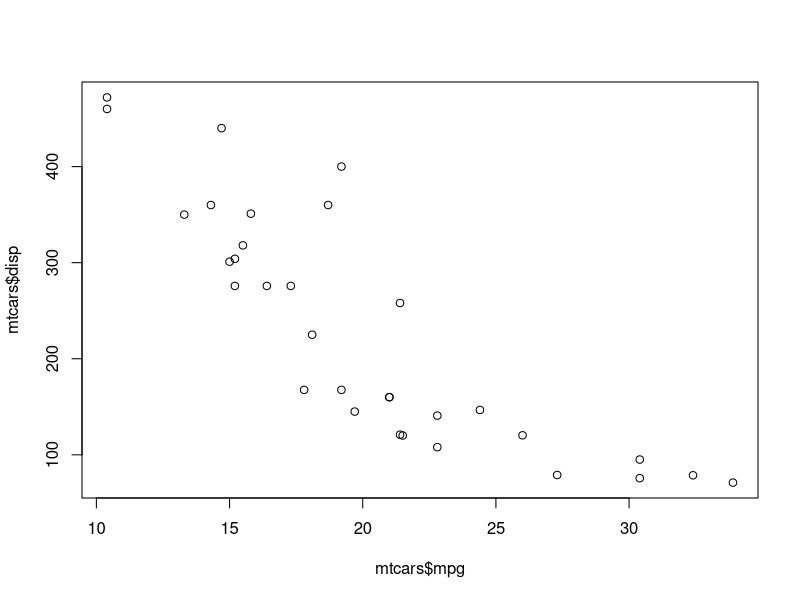
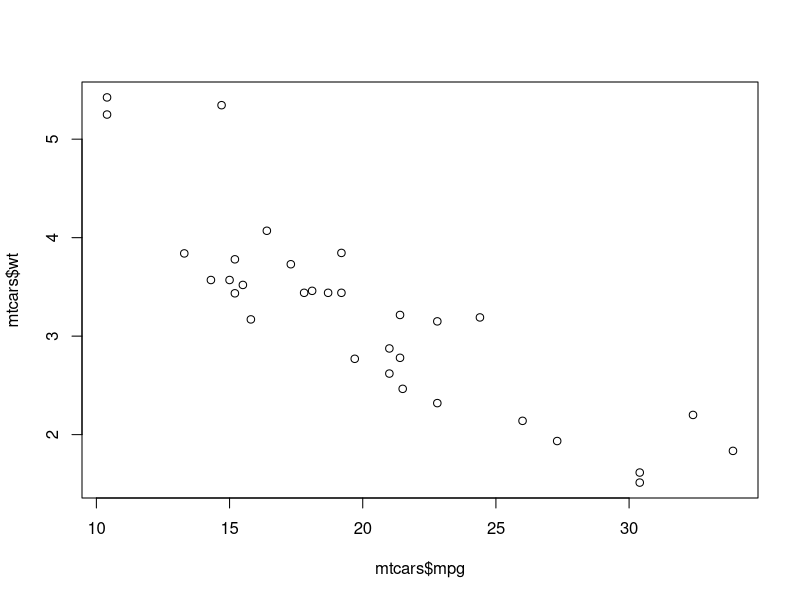
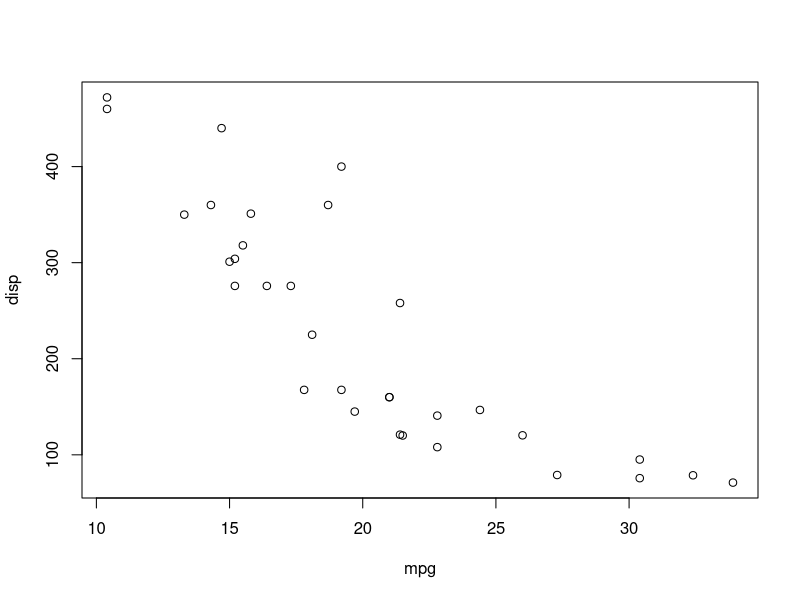
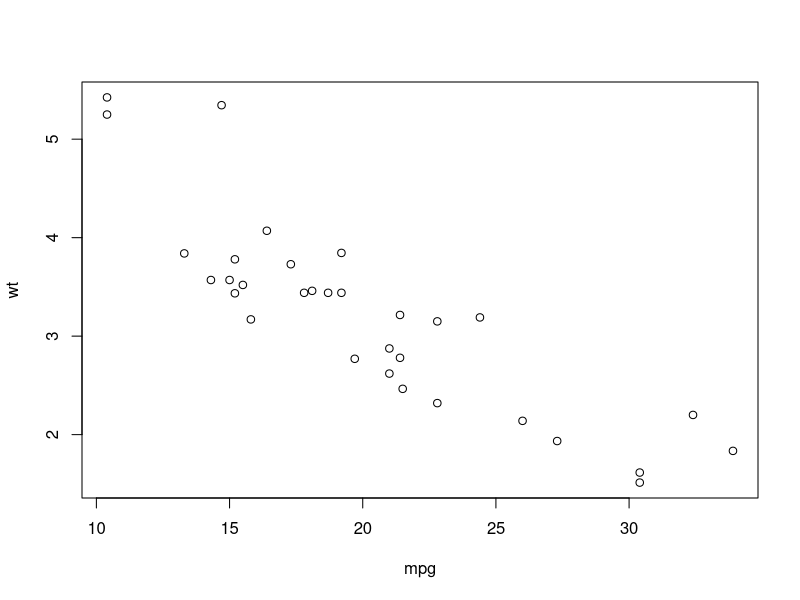
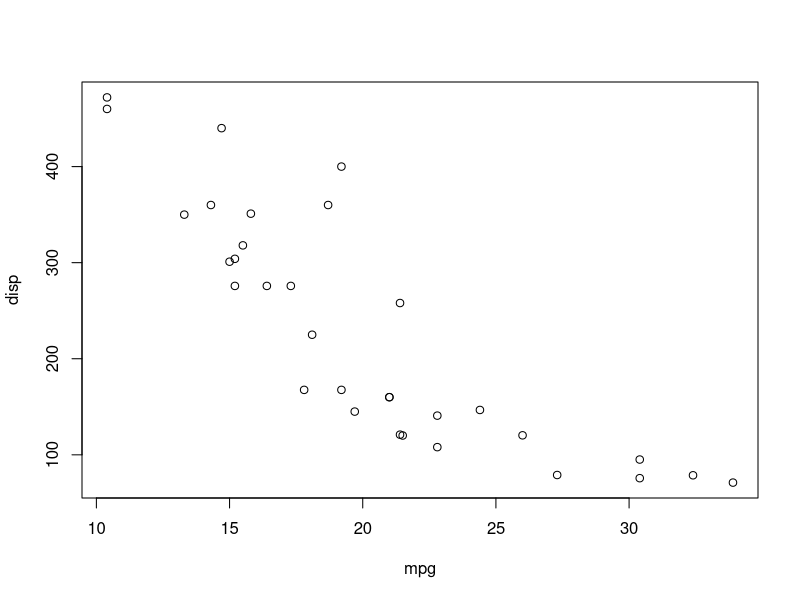
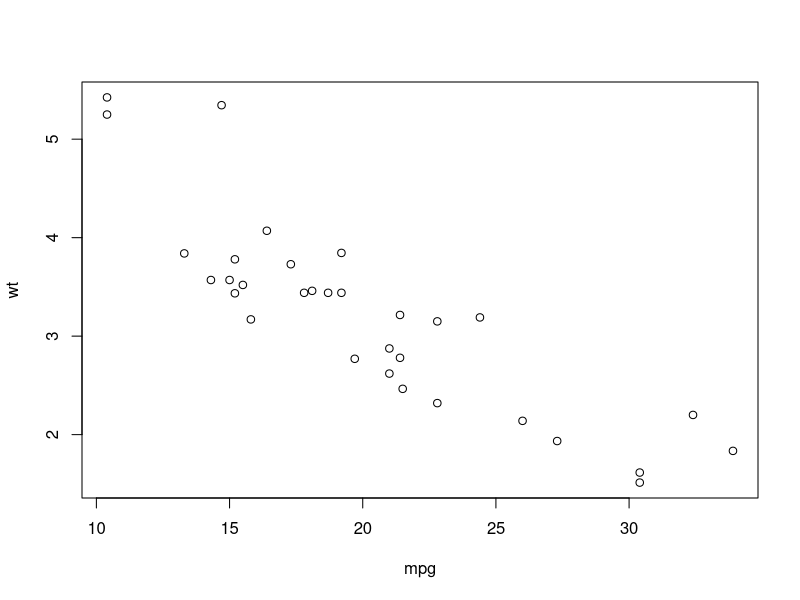

R code for these plots, in order: (Note: this script raises an error after producing the figures.)
# Chapter 2 Creating a dataset

# 2.1 Undertanding datasets
# 2.1.1 Data structures
# R has a large variety of data structures for holding data, 
# including, scalars, vectors, matrices, arrays, data frames,
# and lists.

# 2.2.1 Vectors
# c()
# a numeric vector
a <- c(1, 2, 5, 3, 6, -2, -4)
# a character vector
b <- c('one', 'two', 'three')
# a logical vector
c <- c(TRUE, FALSE, TRUE)

# scalar
# is a one-element vector
f <- 3
g <- "US"
h <- TRUE

a[1]
a[c(1, 2)]
a[1:3]
a[-1]
a[-2]
a[-7]
a[-10] # will not exlude scalar, but R will not warning.


# 2.2.2 Matrices
#mymatrix <- matrix(vector, nrow=m, ncol=n,
#                   byrow=TRUE, dimnames=list(
#                   rownames, colnames))

y <- matrix(c(1:20), nrow=5, ncol=4)
y

cells <- c(1, 26, 24, 69)
rnames <- c('R1', 'R2')
cnames <- c('C1', 'C2')
mymatrix <- matrix(cells, nrow=2, ncol=2, byrow=TRUE,
                   dimnames=list(rnames, rnames))
mymatrix

cells <- c(1, 26, 24, 69)
rnames <- c('R1', 'R2')
cnames <- c('C1', 'C2')
mymatrix <- matrix(cells, nrow=2, ncol=2, byrow=FALSE,
                   dimnames=list(rnames, rnames))
mymatrix

# the default is by column.
cells <- c(1, 26, 24, 69)
rnames <- c('R1', 'R2')
cnames <- c('C1', 'C2')
mymatrix <- matrix(cells, nrow=2, ncol=2,
                   dimnames=list(rnames, rnames))
mymatrix

x <- matrix(1:20, nrow=2)
x
x[2, ]
x[ ,1]
x[1, c(4, 5)]


# 2.2.3 Arrays
# myarray <- array(vector, dimensions, dimnames)
dim1 <- c('A1', 'A2')
dim2 <- c('B1', 'B2', 'B3')
dim3 <- c('C1', 'C2', 'C3', 'C4')
z <- array(1:24, c(2, 3, 4), dimnames=list(dim1, dim2, dim3))
z

# z[l, m, n] means the n matrix, the l row, and the n column. 
z[1, 2, 3]
z[1, 1, 1]
z[1, 2, 1]
z[1, 3, 1]
z[1, 3, 2] # will be 11? YES!

dim1 <- c('A1', 'A2')
dim2 <- c('B1', 'B2', 'B3')
dim3 <- c('C1', 'C2', 'C3', 'C4', 'C5')
z <- array(1:30, c(2, 3, 5), dimnames=list(dim1, dim2, dim3))
z

# 2.2.4 Data frames
# mydata <- data.frame(col1, col2, col3)
patientID <- c(1, 2, 3, 4)
age <- c(25, 34, 28, 52)
diabetes <- c('Type1', 'Type2', 'Type1', 'Type1')
status <- c('Poor', 'Improved', 'Excellet', 'Poor')
patientdata <- data.frame(patientID, age, diabetes, status)
patientdata

patientdata[1:2]
patientdata[c('diabetes', 'status')]
patientdata$age

table(patientdata$patientID, patientdata$status)

# ATTACH, DETACH AND WITH
summary(mtcars$mpg)
plot(mtcars$mpg, mtcars$disp)
plot(mtcars$mpg, mtcars$wt)

attach(mtcars)
summary(mpg)
plot(mpg, disp)
plot(mpg, wt)
detach(mtcars)
# the attach function will fail when there are 
# objects with the same names.

with(mtcars, {
        summary(mpg, disp, wt)
        plot(mpg, disp)
        plot(mpg, wt)
})

# the function will be only valid in {}
with(mtcars, {
        stats <- summary(mpg)
        stats
})
stats

# the <<- can save this.
with(mtcars, {
        nokeepstates <- summary(mpg)
        keepstats <<- summary(mpg)
})
nokeepstats
keepstats # this can work.

# case identifications
# patientdata <- data.frame(patientID, age, diabetes, status,
# row.names=PatientID)

# 2.2.5 Factors

# nominal variable
# disbetes('Type1', 'Type2')

# ordinal variable
# status(poor, improved, excellent)

# continuous variable
# Age

# nominal and ordinal variables are called factors

# diabetes <- c('Type1', 'Type2', 'Type1', 'Type1')
# diabetes <- factor(diabetes)

# states <- c('Poor', 'Improved', 'Excellent', 'Poor')
# status <- factor(status, order=TRUE)
# 1=Excellent, 2=Improved, 3=Poor

# status <- factor(status, order=TRUE, 
#           level=c('Poor', 'Improved', 'Excellent'))

patientID <- c(1, 2, 3, 4)
age <- c(25, 34, 28, 52)
diabetes <- c('Type1', 'Type2', 'Type1', 'Type1')
status <- c('Poor', 'Improved', 'Excellet', 'Poor')
# conver two non-continuous variables into factors
diabetes <- factor(diabetes)
status<- factor(status, order=TRUE)
patientdata <- data.frame(patientID, age, diabetes, status)
str(patientdata)
summary(patientdata)

# 2.2.6 List
# mylist <- list(object1, object2, ...)
# mylist <- list(name1=object1, name2=object2, ...)

g <- 'My first list.'
h <- c(25, 26, 18, 39)
j <- matrix(1:10, nrow=5)
k <- c('One', 'Two', 'Three')
mylist <- list(title=g, ages=h, j, k)
mylist

mylist[[2]]
mylist[2] # what's the difference with the one above.
mylist['ages']



# assigning a value to a nonexistent element
x <- c(8, 6, 4)
x[7] <- 10
x

# 2.3 Data input
# 2.3.1 Entering data from the keyboard
# edit()
mydata <- data.frame(age=numeric(0),
                     gender=character(0), weight=numeric(0))
mydata <- edit(mydata)
mydata
newdata <- edit(mydata)
newdata

# 2.3.2 Importing data from a delimeter text file

# read.table()
# mydataframe <- read.table(file, header=logical_values,
#                 sep='delimeter', row.name='name')

#grades <- read.table('studentsgrade.csv', header=TRUE, sep=',',
#                 row.name='STUFENTID')

# stringsAsFactors=FALSE
# colclasses

# 2.4 Annotating datasets

# 2.5 Useful functions for working with data objects

# length()
# dim()
# str()
# class()
# mode()
# names()
# c(object, ....) combine objects into a vectors
# cbind()
# rbind()
# object
# head()
# tail()
# ls()
# rm()
# newobject <- edit()
# fix() 

